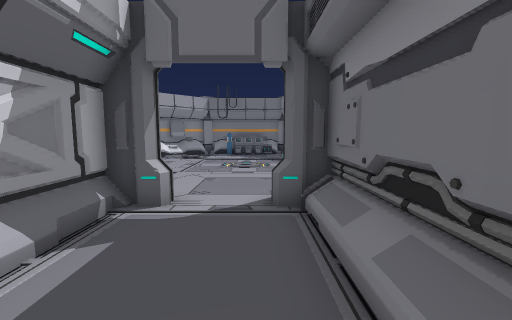
[1] (above)

23 first-person views from a walk through a Unity game level. The camera is 1.5 m above the floor, tilts 6° down and sees 90° across. The floor is counted in squares, 1 m on a side. Each view is taken from the middle of a square. On the plan, view 1 faces up. The plan holds only what a view shows up to about 13 squares ahead; the rest is blank. The place goes on beyond the plan. The player character is not drawn. Some animated figures are not drawn. Door leaves are left out, so doorways stand open. Some surface patterns are stand-ins.

[2]
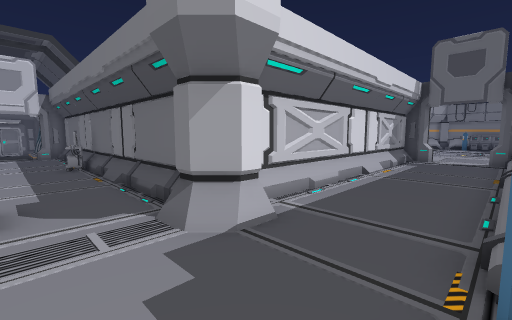

[3]
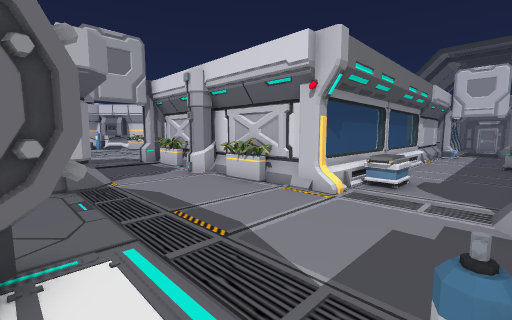

[4]
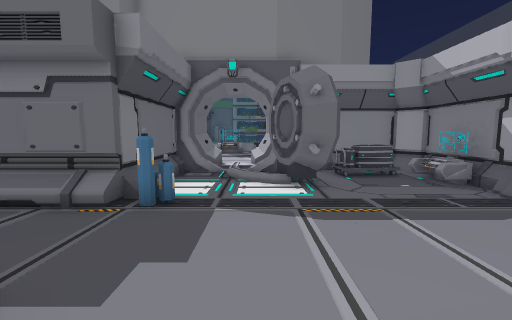

[5]
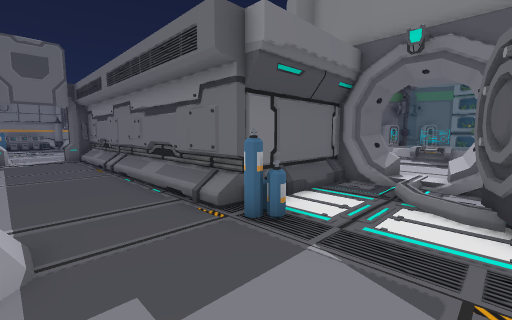

[6]
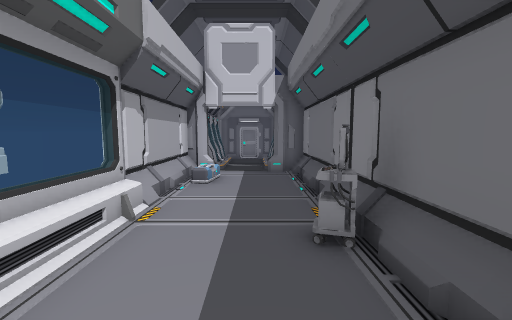

[7]
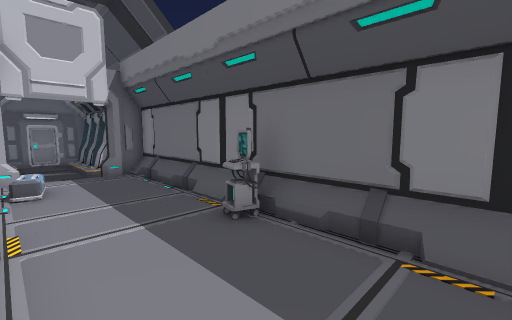

[8]
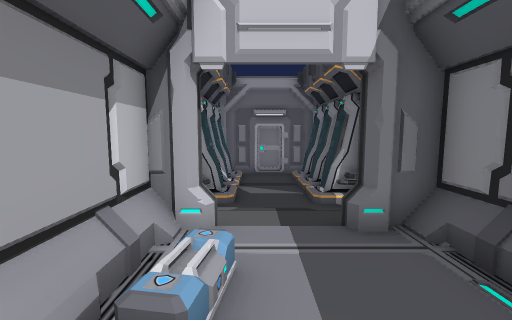

[9]
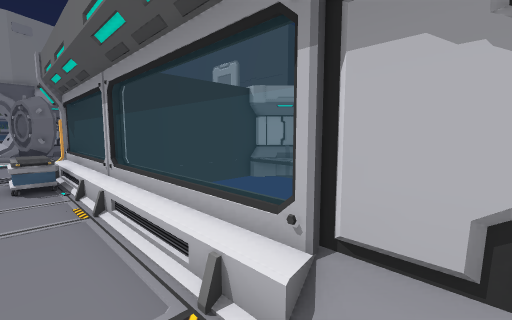

[10]
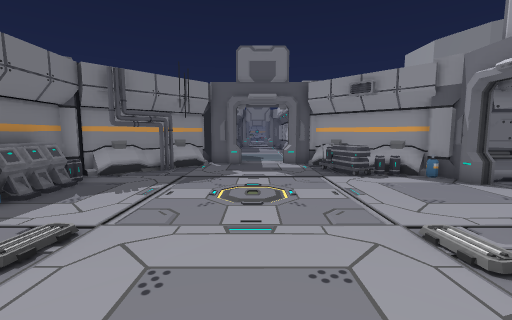

[11]
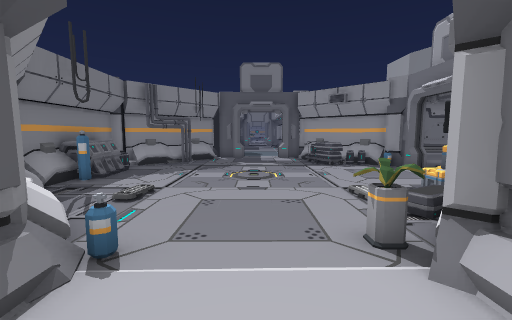

[12]
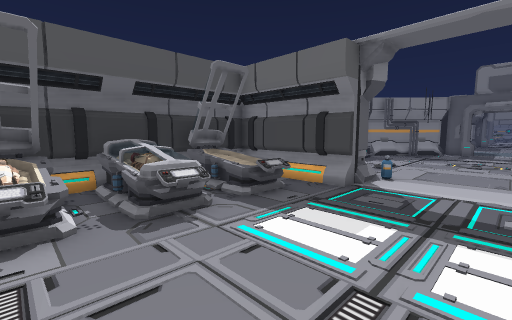

[13]
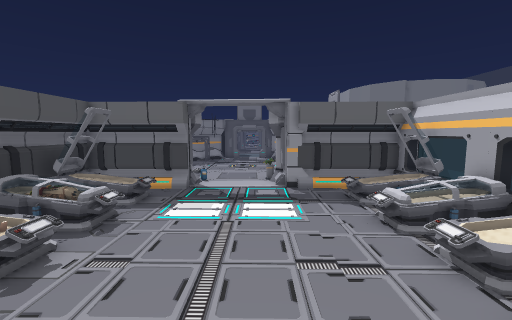

[14]
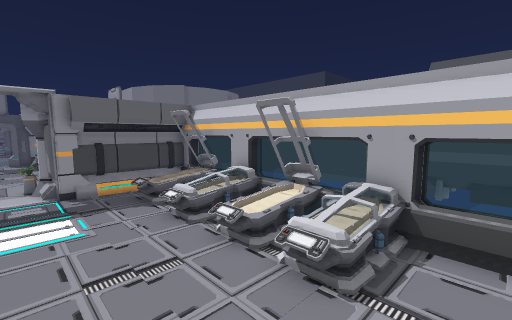

[15]
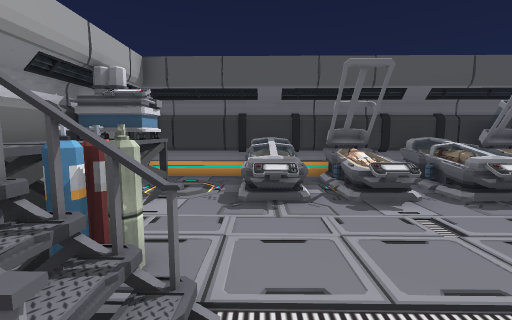

[16]
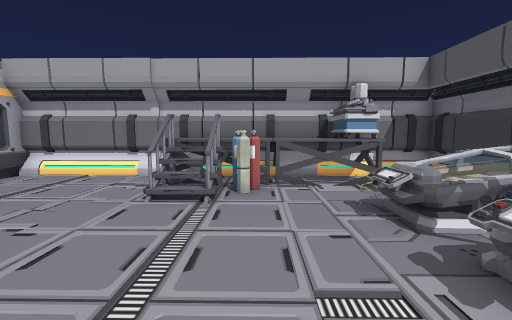

[17]
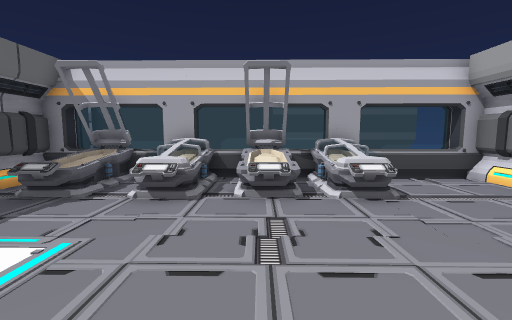

[18]
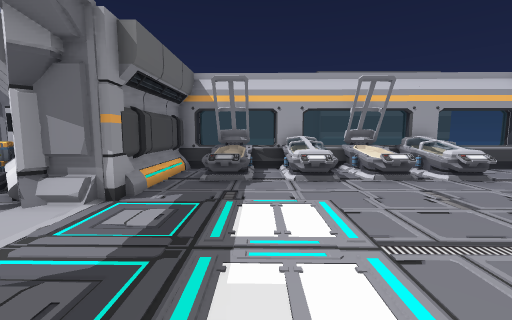

[19]
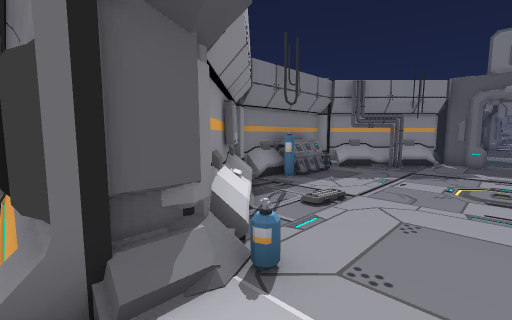

[20]
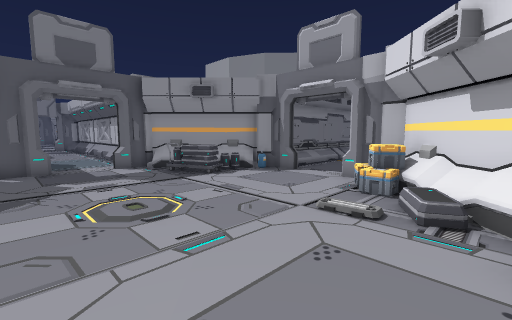

[21]
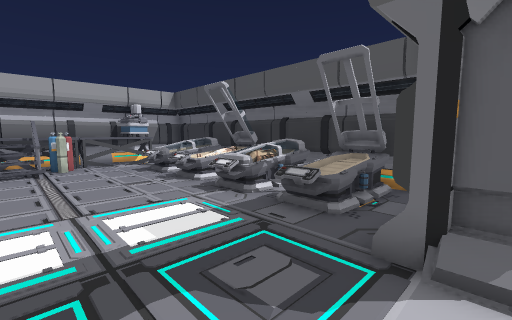

[22]
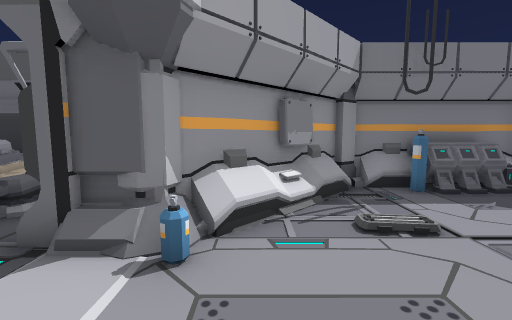

[23]
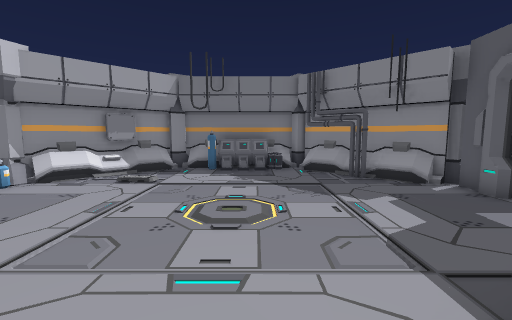

### Floor plan
Key: @ floor where view 1 was taken; # wall or solid block; . main floor; : floor 0.25 m higher than the main floor; - floor 0.25 m lower than the main floor; + floor 0.5 m higher than the main floor; / step, stairs or slope; = window, fence, low wall or low ledge; ^ raised ledge; P pillar; C cart; T tank; B battery; I pipe; A barrel; R crate; E bed; O other object.
Columns run from 25 left of view 1 to 7 right of it. Each row starts with its distance up from view 1.
 19   ###############    #######
 18   #...EEEE.EEEE.#   ##PBOO ##
 17   #.#.EEEE.EEEE.#  ##^.T....##
 16  ###..EEEE.EEEE.####O.......I##
 15  #^^..E..E.E..E.###^.:........##
 14  #^^.............#T............#
 13  #^^TT.........................#.
 12  #^^##...........................
 11  #^^//...........................
 10  ##^#............#PO...........#
  9  ##.............#P##+//.....CC#P
  8  ##.............#  # ......CC##
  7  ##...EEEE.EEEE.#  ##RR....A##
  6  #....EEEEEEEEEE#    PR....T#
  5  ##...EEEEEEEEEE#    P##..#P
  4   #===########E##     #.../#
  3               =##     #.../#
  2                       #.../#
  1                       #.../#
  0                       #..@/#
 -1                       #.../#
 -2                       #.../#
 -3                       #.../#
 -4                       #.../#
 -5                       #.../#
 -6                       #.../#
 -7    ################### P../#####
 -8 ###==#/#.....CC.......P...TT...#
 -9 #------/......................:#
-10 #------/............C........:##
-11 #=#==#-#...........CC//.....###
-12        ######====#====P.....#
-13                      ##.......C#
-14                       OO......C#
-15                       #.....O.C#
-16                       #...PP#O##
-17                       #O..PP###

Where each view was taken, in squares from view 1:
view 1: 0 up, 0 right, facing up
view 2: 10 down, 1 right, facing up-left
view 3: 8 down, 3 right, facing down-left
view 4: 10 down, 4 left, facing right
view 5: 11 down, 2 left, facing up-right
view 6: 9 down, 8 left, facing left
view 7: 11 down, 8 left, facing up-left
view 8: 10 down, 14 left, facing left
view 9: 10 down, 14 left, facing down-right
view 10: 12 up, 7 left, facing right
view 11: 12 up, 10 left, facing right
view 12: 11 up, 16 left, facing up-right
view 13: 11 up, 21 left, facing right
view 14: 11 up, 21 left, facing down-right
view 15: 10 up, 19 left, facing up
view 16: 13 up, 14 left, facing left
view 17: 13 up, 16 left, facing down
view 18: 15 up, 12 left, facing down
view 19: 12 up, 9 left, facing up-right
view 20: 14 up, 6 left, facing down-right
view 21: 11 up, 8 left, facing up-left
view 22: 11 up, 6 left, facing up
view 23: 7 up, 0 right, facing up
